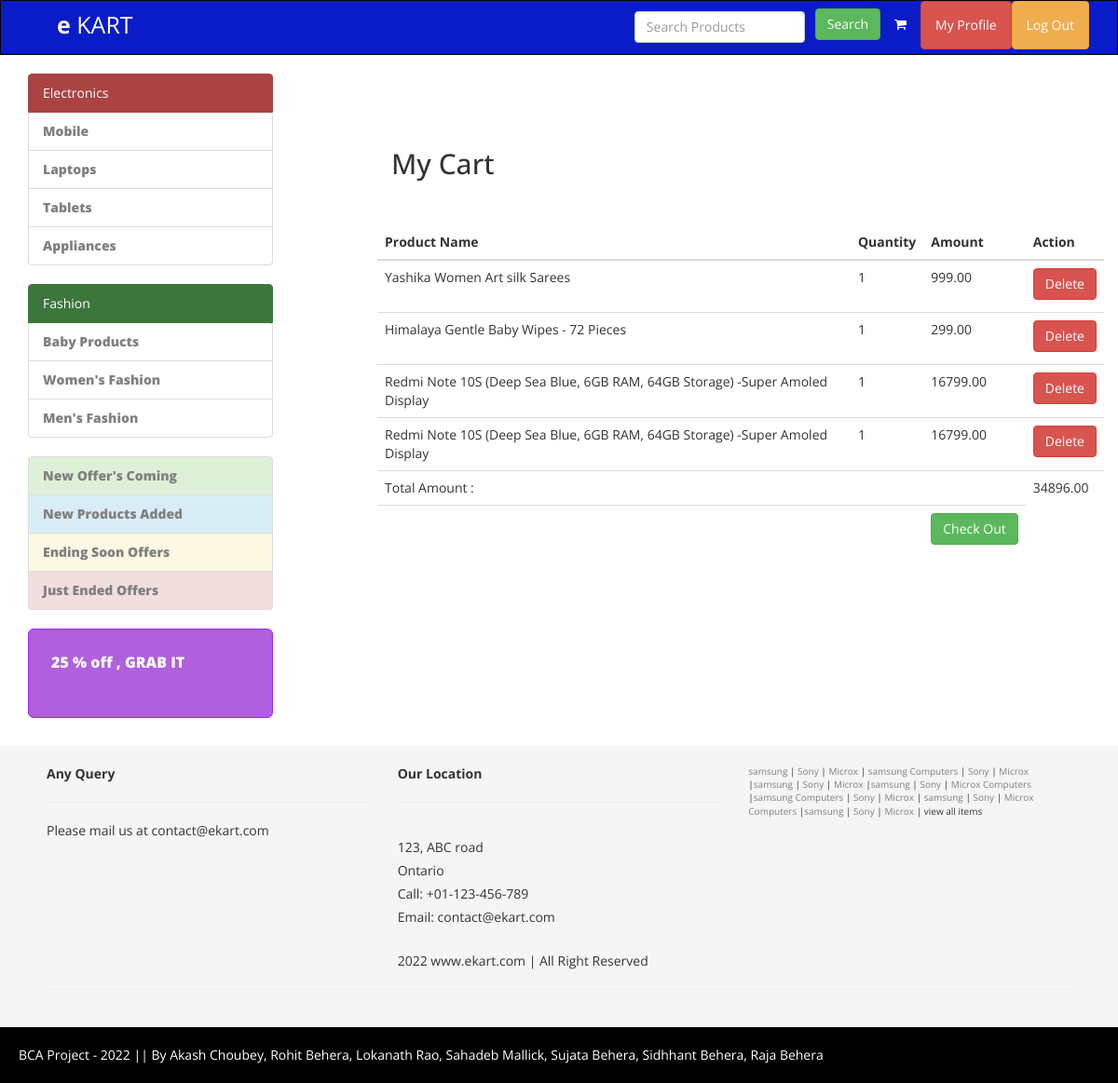
/cart.php (signed in), run on the app's committed database.
### tables this page shows
CREATE TABLE `cart` (
  `id` int(11) NOT NULL,
  `username` varchar(50) NOT NULL,
  `productname` varchar(255) NOT NULL,
  `quantity` int(11) NOT NULL,
  `amount` decimal(10,2) NOT NULL
);

### cart.php (the view, shortened to what this page needs)
<?php
include "connectdb.php";
if(!isset($_SESSION['username']))
{
    header('Location: login.php');
}
else {
    $uname=$_SESSION['username'];
}
?>
<!DOCTYPE html>
<html lang="en">
<head>
    <link href="assets/css/bootstrap.css" rel="stylesheet">
    <link href="assets/css/font-awesome.min.css" rel="stylesheet" />
    <link href="assets/css/style.css" rel="stylesheet" />
</head>
<body>
   <?php include "header.php"; ?>
    <div class="container">
        <div class="row">
            <div class="col-md-1">
            </div>
            <div class="col-md-8">
                <br/> <br/> <br/>
                <h2> My Cart</h2><br/>
                <br/>
                <div class="row">
                    <table class="table">
                        <thead>
                            <th>Product Name</th>
                            <th>Quantity</th>
                            <th>Amount</th>
                            <th>Action</th>
                        </thead>
                        <tbody>
                            <?php
                                $q = "SELECT * FROM cart where username='$uname'";
                                $result = mysqli_query($con, $q);
                                if (mysqli_num_rows($result) > 0) {
                                while ($row= mysqli_fetch_assoc($result)){
                                    $id=$row["id"];
                             ?>
                                <tr>
                                    <td><?php echo $row["productname"]; ?></td>
                                    <td><?php echo $row["quantity"]; ?></td>
                                    <td><?php echo $row["amount"]; ?></td>
                                    <td><a href="deleteproduct.php?id=<?php echo $id; ?>" class="btn btn-danger">Delete</td>
                                </tr>
                            <?php
                                }
                                }
                                else{
                                    echo "<tr><td colspan='4' style='color:red; font-size:30px;'>Cart is Empty</td></tr>";
                                }
                            ?>
                        </tbody>
                        <tfoot>
                            <tr>
                                 <td colspan="3">Total Amount : </td>
                                <td>
                                    <?php
                                        $q = "SELECT sum(amount) as total FROM cart where username='$uname'";
                                        $result = mysqli_query($con, $q);
                                        if (mysqli_num_rows($result) > 0)  {
                                            $row= mysqli_fetch_assoc($result);
                                            echo $row['total'];
                                        }
                                 ?>
                                 </td>
                             </tr>
                             <tr>
                                <td>&nbsp;</td>
                                <td>&nbsp;</td>
                                 <td ><input type="button" class="btn btn-success" value="Check Out"></td>
                             </tr>
                        </tfoot>
                    </table>
                </div>
            </div>
        </div>
    </div>
</body>
</html>

### header.php (shortened to what this page needs)
<nav class="navbar navbar-default" role="navigation">
    <div class="container-fluid">
        <div class="navbar-header">
            <a class="navbar-brand" href="index.php"><strong>e</strong> KART</a>
        </div>
        <div class="collapse navbar-collapse" id="bs-example-navbar-collapse-1">
            <ul class="nav navbar-nav navbar-right">
                <li><a href="cart.php"><i class="fa fa-shopping-cart" aria-hidden="true"></i></a></li>
                <li><a href="myaccountuser.php" class="btn btn-danger "> My Profile </a></li>
                     <li>       <a href="logout.php" class="btn btn-warning "> Log Out </a>        </li>
            </ul>
            <form class="navbar-form navbar-right" method="GET" action="search.php">
                <div class="form-group">
                    <input type="text" placeholder="Search Products " class="form-control" name="search">
                </div>
                <input type="submit" class="btn btn-success" value="Search">
            </form>
        </div>
    </div>
</nav>

### assets/css/style.css (style rules this page uses)
h1, h2, h3, h4, h5, h6 { font-family:'Open Sans', sans-serif; }
.navbar-brand { font-size: 25px; padding: 15px 80px 15px 60px; }
.navbar-default .navbar-brand { color: #000000; }
.navbar-default { background-color: #091cc7; border-color: #000000; }
.navbar { border-radius: 0px; }
.navbar-default .navbar-nav > li > a { color: #FFF; }
.navbar-default .navbar-brand { color: #FFFFFF; }
.row { margin-bottom:10px; }
.btn { margin-bottom:5px; }
.offer-box { background-color: #6A75F0; border: 1px solid #096FC0; color: #fff; font-weight: 900; font-size:16px; }
.list-group a { font-size:14px; font-weight:900; color:#808080; }
.offer-colors { background-color: #B05FDD; border: 1px solid #A228F3; }
.footer-box { background-color:#F5F5F5; padding:20px 50px 20px 50px; }
.small-box { font-size:10px; }
.footer-box a { color:#808080; text-decoration:none; }
.pad-botom { padding-bottom:30px; }
.footer-box p { padding-top:15px; padding-bottom:15px; line-height:25px; }
.end-box { padding:20px; color:#fff; background-color:#000; font-size:14px; }

### data on the page
cart: productname "Yashika Women Art silk Sarees", quantity "1", amount "999.00"
cart: productname "Himalaya Gentle Baby Wipes - 72 Pieces", quantity "1", amount "299.00"
cart: productname "Redmi Note 10S (Deep Sea Blue, 6GB RAM, 64GB Storage) -Super Amoled Display", quantity "1", amount "16799.00"
cart: productname "Redmi Note 10S (Deep Sea Blue, 6GB RAM, 64GB Storage) -Super Amoled Display", quantity "1", amount "16799.00"

### other printed values
$row['total'] "34896.00"
